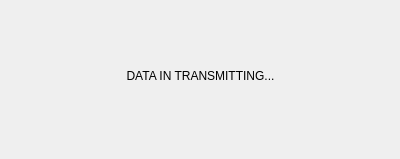
<?xml version="1.0" encoding="UTF-8"?>
<ui version="4.0">
 <class>transferDialog</class>
 <widget class="QDialog" name="transferDialog">
  <property name="geometry">
   <rect>
    <x>0</x>
    <y>0</y>
    <width>400</width>
    <height>159</height>
   </rect>
  </property>
  <property name="windowTitle">
   <string>Dialog</string>
  </property>
  <widget class="QLabel" name="label">
   <property name="geometry">
    <rect>
     <x>10</x>
     <y>50</y>
     <width>381</width>
     <height>51</height>
    </rect>
   </property>
   <property name="text">
    <string>DATA IN TRANSMITTING...</string>
   </property>
   <property name="alignment">
    <set>Qt::AlignCenter</set>
   </property>
  </widget>
 </widget>
 <resources/>
 <connections/>
</ui>
